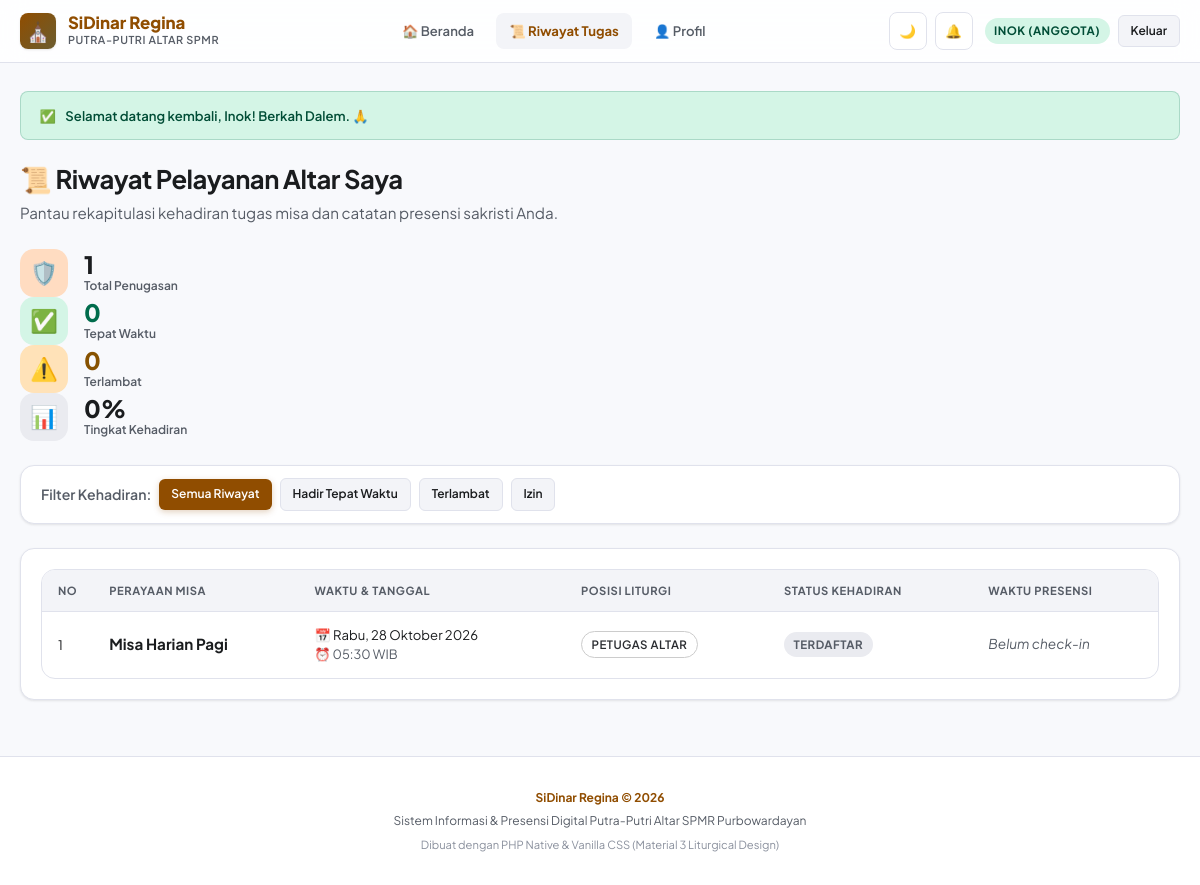
The page /anggota/riwayat.php (signed in) on the database its author committed.
### tables this page shows
CREATE TABLE IF NOT EXISTS `bookings` (
  `id` INT AUTO_INCREMENT PRIMARY KEY,
  `schedule_id` INT NOT NULL,
  `user_id` INT NOT NULL,
  `kategori_misa` ENUM('harian', 'mingguan') NOT NULL DEFAULT 'mingguan',
  `minggu_ke` INT NOT NULL DEFAULT 1,
  `tahun` INT NOT NULL DEFAULT 2026,
  `posisi_tugas` VARCHAR(100) NOT NULL DEFAULT 'Petugas Altar',
  `status_kehadiran` ENUM('terdaftar', 'hadir', 'terlambat', 'izin', 'alpa') NOT NULL DEFAULT 'terdaftar',
  `waktu_checkin` DATETIME NULL,
  `wa_reminder_sent` TINYINT(1) NOT NULL DEFAULT 0,
  `created_at` DATETIME DEFAULT CURRENT_TIMESTAMP,
  INDEX `idx_schedule` (`schedule_id`),
  INDEX `idx_user` (`user_id`),
  CONSTRAINT `fk_bookings_schedule` FOREIGN KEY (`schedule_id`) REFERENCES `mass_schedules` (`id`) ON DELETE CASCADE,
  CONSTRAINT `fk_bookings_user` FOREIGN KEY (`user_id`) REFERENCES `profiles` (`id`) ON DELETE CASCADE
);

CREATE TABLE IF NOT EXISTS `mass_schedules` (
  `id` INT AUTO_INCREMENT PRIMARY KEY,
  `judul_misa` VARCHAR(255) NOT NULL,
  `kategori` ENUM('harian', 'mingguan') NOT NULL DEFAULT 'mingguan',
  `tanggal_misa` DATE NOT NULL,
  `jam_mulai` TIME NOT NULL,
  `kuota_maksimal` INT NOT NULL DEFAULT 12,
  `minggu_ke` INT NOT NULL DEFAULT 1,
  `tahun` INT NOT NULL DEFAULT 2026,
  `tahun_liturgi` VARCHAR(100) DEFAULT 'Tahun B / Liturgi Biasa',
  `warna_liturgi` ENUM('Hijau', 'Putih', 'Merah', 'Ungu', 'Merah Muda') NOT NULL DEFAULT 'Hijau',
  `nama_selebran` VARCHAR(255) DEFAULT '',
  `qr_token` VARCHAR(100) NULL,
  `created_at` DATETIME DEFAULT CURRENT_TIMESTAMP
);

### anggota/riwayat.php (the view, shortened to what this page needs)
<?php
require_once __DIR__ . '/../includes/functions.php';
$user = current_user();
$pdo = get_db();
$status_filter = $_GET['status'] ?? 'semua';
$sql = "
    SELECT b.*, s.judul_misa, s.kategori, s.tanggal_misa, s.jam_mulai, s.warna_liturgi, s.nama_selebran
    FROM bookings b
    JOIN mass_schedules s ON b.schedule_id = s.id
    WHERE b.user_id = ?
";
$params = [$user['id']];
$sql .= " ORDER BY s.tanggal_misa DESC, s.jam_mulai DESC";
$stmt = $pdo->prepare($sql);
$stmt->execute($params);
$history = $stmt->fetchAll();
$total_hadir = 0;
$total_terlambat = 0;
$allStatsStmt = $pdo->prepare("SELECT status_kehadiran, COUNT(*) as cnt FROM bookings WHERE user_id = ? GROUP BY status_kehadiran");
$allStatsStmt->execute([$user['id']]);
$statsRaw = $allStatsStmt->fetchAll();
$all_count = 0;
foreach ($statsRaw as $sr) {
    $all_count += (int)$sr['cnt'];
}
$persen_kehadiran = $all_count > 0 ? round((($total_hadir + $total_terlambat) / $all_count) * 100) : 0;
require_once __DIR__ . '/../includes/header.php';
?>
<div style="margin-bottom: 1.5rem;">
  <h1 style="font-size: 1.6rem; font-weight: 700; color: var(--text-main); margin-bottom: 0.25rem;">
    📜 Riwayat Pelayanan Altar Saya
  </h1>
  <p style="color: var(--text-muted); font-size: 0.95rem;">
    Pantau rekapitulasi kehadiran tugas misa dan catatan presensi sakristi Anda.
  </p>
</div>
<div class="stats-grid" style="margin-bottom: 1.5rem;">
  <div class="stat-card">
    <div class="stat-icon" style="background: var(--primary-container); color: var(--primary);">🛡️</div>
    <div class="stat-info">
      <div class="stat-value"><?= $all_count ?></div>
      <div class="stat-label">Total Penugasan</div>
    </div>
  </div>
  <div class="stat-card">
    <div class="stat-icon" style="background: var(--emerald-bg); color: var(--emerald-text);">✅</div>
    <div class="stat-info">
      <div class="stat-value" style="color: var(--emerald);"><?= $total_hadir ?></div>
      <div class="stat-label">Tepat Waktu</div>
    </div>
  </div>
  <div class="stat-card">
    <div class="stat-icon" style="background: var(--amber-bg); color: var(--amber-text);">⚠️</div>
    <div class="stat-info">
      <div class="stat-value" style="color: var(--amber);"><?= $total_terlambat ?></div>
      <div class="stat-label">Terlambat</div>
    </div>
  </div>
  <div class="stat-card">
    <div class="stat-icon" style="background: var(--surface-high); color: var(--primary);">📊</div>
    <div class="stat-info">
      <div class="stat-value"><?= $persen_kehadiran ?>%</div>
      <div class="stat-label">Tingkat Kehadiran</div>
    </div>
  </div>
</div>
<div class="card" style="margin-bottom: 1.5rem; padding: 0.75rem 1.25rem;">
  <div style="display: flex; gap: 0.5rem; align-items: center; flex-wrap: wrap;">
    <span style="font-weight: 600; font-size: 0.88rem; color: var(--text-muted);">Filter Kehadiran:</span>
    <a href="riwayat.php?status=semua" class="btn btn-sm <?= $status_filter === 'semua' ? 'btn-primary' : 'btn-secondary' ?>">Semua Riwayat</a>
    <a href="riwayat.php?status=hadir" class="btn btn-sm <?= $status_filter === 'hadir' ? 'btn-primary' : 'btn-secondary' ?>">Hadir Tepat Waktu</a>
    <a href="riwayat.php?status=terlambat" class="btn btn-sm <?= $status_filter === 'terlambat' ? 'btn-primary' : 'btn-secondary' ?>">Terlambat</a>
    <a href="riwayat.php?status=izin" class="btn btn-sm <?= $status_filter === 'izin' ? 'btn-primary' : 'btn-secondary' ?>">Izin</a>
  </div>
</div>
<div class="card">
  <?php if (empty($history)): ?>
    <div style="text-align: center; padding: 3rem 1rem; color: var(--text-muted);">
      <div style="font-size: 3rem; margin-bottom: 0.5rem;">📜</div>
      <h3 style="font-size: 1.15rem; font-weight: 700; margin-bottom: 0.25rem;">Belum Ada Riwayat Tugas</h3>
      <p style="margin-bottom: 1rem;">Anda belum memiliki riwayat tugas yang tercatat dengan filter ini.</p>
      <a href="index.php" class="btn btn-primary btn-sm">Daftar Jadwal Tugas Misa</a>
    </div>
  <?php else: ?>
    <div class="table-responsive">
      <table class="table">
        <thead>
          <tr>
            <th style="width: 35px;">No</th>
            <th>Perayaan Misa</th>
            <th>Waktu & Tanggal</th>
            <th>Posisi Liturgi</th>
            <th>Status Kehadiran</th>
            <th>Waktu Presensi</th>
          </tr>
        </thead>
        <tbody>
          <?php $no = 1; foreach ($history as $h): ?>
            <tr>
              <td><?= $no++ ?></td>
              <td>
                <div>
                  <strong style="font-size: 0.95rem; color: var(--text-main);"><?= htmlspecialchars($h['judul_misa']) ?></strong>
                </div>
              </td>
              <td>
                <div>📅 <?= format_indo_date($h['tanggal_misa']) ?></div>
                <div style="font-size: 0.8rem; color: var(--text-muted);">⏰ <?= format_indo_time($h['jam_mulai']) ?></div>
              </td>
              <td>
                <span class="badge badge-light" style="font-weight: 600;">
                  <?= htmlspecialchars($h['posisi_tugas']) ?>
                </span>
              </td>
              <td>
                <?= get_attendance_badge($h['status_kehadiran']) ?>
              </td>
              <td style="font-size: 0.85rem; color: var(--text-muted);">
                <?php if ($h['waktu_checkin']): ?>
                  <?= date('d/m/Y H:i:s', strtotime($h['waktu_checkin'])) ?> WIB
                <?php else: ?>
                  <em>Belum check-in</em>
                <?php endif; ?>
              </td>
            </tr>
          <?php endforeach; ?>
        </tbody>
      </table>
    </div>
  <?php endif; ?>
</div>
<?php require_once __DIR__ . '/../includes/footer.php'; ?>

### includes/functions.php (shortened to what this page needs)
<?php
function format_indo_date(string $date): string {
    $timestamp = strtotime($date);
    $hari = [
        'Sunday' => 'Minggu',
        'Monday' => 'Senin',
        'Tuesday' => 'Selasa',
        'Wednesday' => 'Rabu',
        'Thursday' => 'Kamis',
        'Friday' => 'Jumat',
        'Saturday' => 'Sabtu'
    ];
    $bulan = [
        1 => 'Januari', 'Februari', 'Maret', 'April', 'Mei', 'Juni',
        'Juli', 'Agustus', 'September', 'Oktober', 'November', 'Desember'
    ];
    $dayName = $hari[date('l', $timestamp)] ?? '';
    $day = date('d', $timestamp);
    $month = $bulan[(int)date('m', $timestamp)] ?? '';
    $year = date('Y', $timestamp);
    return "$dayName, $day $month $year";
}
function format_indo_time(string $time): string {
    return substr($time, 0, 5) . ' WIB';
}
function get_attendance_badge(string $status): string {
    $status = strtolower($status);
    $map = [
        'hadir' => ['bg' => 'badge-emerald', 'label' => 'Hadir'],
        'terlambat' => ['bg' => 'badge-amber', 'label' => 'Terlambat'],
        'izin' => ['bg' => 'badge-blue', 'label' => 'Izin'],
        'alpa' => ['bg' => 'badge-red', 'label' => 'Alpa'],
        'terdaftar' => ['bg' => 'badge-gray', 'label' => 'Terdaftar']
    ];
    $badge = $map[$status] ?? ['bg' => 'badge-gray', 'label' => ucfirst($status)];
    return '<span class="badge ' . $badge['bg'] . '">' . htmlspecialchars($badge['label']) . '</span>';
}

### assets/css/style.css (style rules this page uses)
:root { --primary: #904D00; --primary-hover: #743D00; --on-primary: #FFFFFF; --primary-container: #FFDCC1; --on-primary-container: #2E1500; --secondary: #6B5D2F; --on-secondary: #FFFFFF; --secondary-container: #F5E1A7; --emerald: #006C4C; --emerald-bg: #D4F5E6; --emerald-text: #004D36; --amber: #875200; --amber-bg: #FFE2B8; --amber-text: #593500; --error: #BA1A1A; --error-bg: #FFDAD6; --error-text: #410002; --bg: #F8F9FC; --surface: #FFFFFF; --surface-low: #F3F4F8; --surface-high: #EAEBF0; --border: #E0E2EC; --border-light: #ECEEF5; --text-main: #1A1C1E; --text-muted: #565C66; --text-dim: #8A909D; --shadow-sm: 0 1px 3px rgba(0,0,0,0.06), 0 1px 2px rgba(0,0,0,0.04); --shadow-md: 0 4px 12px rgba(0,0,0,0.08), 0 2px 4px rgba(0,0,0,0.03); --shadow-lg: 0 12px 32px rgba(0,0,0,0.12), 0 4px 8px rgba(0,0,0,0.05); --radius-sm: 8px; --radius-md: 14px; --radius-lg: 20px; --radius-full: 9999px; --transition: all 0.2s cubic-bezier(0.16, 1, 0.3, 1); }
* { margin: 0; padding: 0; box-sizing: border-box; }
body { font-family: 'Plus Jakarta Sans', -apple-system, BlinkMacSystemFont, 'Segoe UI', Roboto, sans-serif; background-color: var(--bg); color: var(--text-main); line-height: 1.5; min-height: 100vh; display: flex; flex-direction: column; transition: background-color 0.3s ease, color 0.3s ease; }
h1, h2, h3, h4, .brand-title { letter-spacing: -0.02em; font-weight: 700; }
a { color: var(--primary); text-decoration: none; transition: var(--transition); }
.card { background: var(--surface); border: 1px solid var(--border); border-radius: var(--radius-md); padding: 1.25rem; box-shadow: var(--shadow-sm); transition: var(--transition); }
.stat-card { display: flex; align-items: center; gap: 1rem; }
.stat-icon { width: 48px; height: 48px; border-radius: var(--radius-md); display: flex; align-items: center; justify-content: center; font-size: 1.4rem; }
.stat-info .stat-value { font-size: 1.5rem; font-weight: 800; line-height: 1.1; color: var(--text-main); }
.stat-info .stat-label { font-size: 0.75rem; color: var(--text-muted); font-weight: 600; }
.btn { display: inline-flex; align-items: center; justify-content: center; gap: 0.45rem; padding: 0.6rem 1.15rem; border-radius: var(--radius-sm); font-size: 0.82rem; font-weight: 600; border: none; cursor: pointer; transition: var(--transition); text-decoration: none; }
.btn-primary { background: var(--primary); color: var(--on-primary); box-shadow: 0 2px 6px rgba(144, 77, 0, 0.25); }
.btn-secondary { background: var(--surface-low); color: var(--text-main); border: 1px solid var(--border); }
.btn-sm { padding: 0.4rem 0.75rem; font-size: 0.75rem; border-radius: 6px; }
.badge { display: inline-flex; align-items: center; gap: 0.3rem; padding: 0.25rem 0.6rem; border-radius: var(--radius-full); font-size: 0.72rem; font-weight: 700; text-transform: uppercase; letter-spacing: 0.04em; }
.badge-light { background: #FFFFFF; color: #2A2C30; border: 1px solid #CCC; }
.badge-gray { background: var(--surface-high); color: var(--text-muted); }
.table-responsive { width: 100%; overflow-x: auto; border: 1px solid var(--border); border-radius: var(--radius-md); background: var(--surface); }
table, .table { width: 100%; border-collapse: collapse; text-align: left; font-size: 0.82rem; }
th { background: var(--surface-low); color: var(--text-muted); font-weight: 700; padding: 0.75rem 1rem; border-bottom: 1px solid var(--border); text-transform: uppercase; font-size: 0.7rem; letter-spacing: 0.05em; }
td { padding: 0.85rem 1rem; border-bottom: 1px solid var(--border-light); color: var(--text-main); vertical-align: middle; }
tr:last-child td { border-bottom: none; }

### rows shown on the page
bookings: schedule.judul_misa "Misa Harian Pagi", schedule.tanggal_misa "Rabu, 28 Oktober 2026", schedule.jam_mulai "05:30 WIB", posisi_tugas "PETUGAS ALTAR", status_kehadiran "TERDAFTAR", shows "Belum check-in"

### other values the page prints
$current_user['nama_panggilan'] "INOK"
$current_user['role'] "ANGGOTA"
$flash['message'] "Selamat datang kembali, Inok! Berkah Dalem. 🙏"
$all_count "1"
$total_hadir "0"
$total_terlambat "0"
$persen_kehadiran "0"
